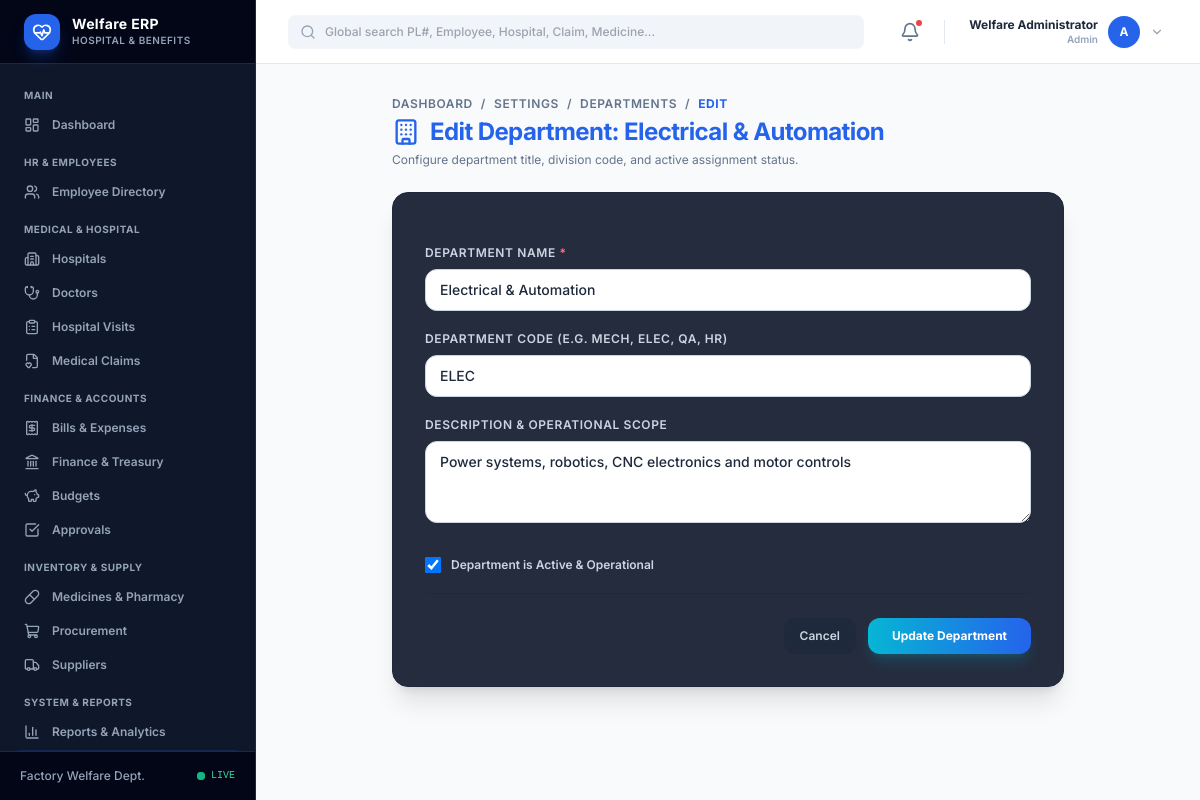
Page /settings/departments/9/edit/ (signed in) on the committed database.
### welfare_app/models.py (models this page shows, shortened)
class UserProfile(models.Model):
    ROLE_CHOICES = [
        ('Admin', 'Admin (Full Access)'),
        ('Welfare Officer', 'Welfare Officer (Claims, Visits, Hospitals, Reports)'),
        ('HR Staff', 'HR Staff (Employees & HR Reports)'),
        ('Finance Officer', 'Finance Officer (Payments, Budgets, Treasury, Bills)'),
        ('Approver', 'Approver (Approvals & Claim Review)'),
        ('Viewer', 'Viewer (Read-only Access)'),
    ]
    user = models.OneToOneField(settings.AUTH_USER_MODEL, on_delete=models.CASCADE, related_name='profile')
    role = models.CharField(max_length=50, choices=ROLE_CHOICES, default='Welfare Officer')
    department = models.ForeignKey(Department, on_delete=models.SET_NULL, null=True, blank=True)
    employee = models.ForeignKey(Employee, on_delete=models.SET_NULL, null=True, blank=True)
    phone = models.CharField(max_length=50, blank=True, null=True)
    avatar = models.ImageField(upload_to='avatars/', blank=True, null=True)
    created_at = models.DateTimeField(auto_now_add=True)
    updated_at = models.DateTimeField(auto_now=True)

class Department(models.Model):
    name = models.CharField(max_length=120, unique=True)
    code = models.CharField(max_length=50, blank=True, null=True)
    description = models.TextField(blank=True, null=True)
    is_active = models.BooleanField(default=True)
    created_at = models.DateTimeField(auto_now_add=True)
    class Meta:
        ordering = ['name']

### welfare_app/views/settings_views.py (the view)
# urls.py: path('settings/departments/<int:pk>/edit/', views.department_update, name='department_update'),
@login_required
def department_update(request, pk):
    dept = get_object_or_404(Department, pk=pk)
    old_values = {'name': dept.name, 'code': dept.code, 'is_active': dept.is_active}
    if request.method == 'POST':
        form = DepartmentForm(request.POST, instance=dept)
        if form.is_valid():
            dept = form.save()
            AuditLog.log(
                user=request.user,
                action='Updated',
                module='Department',
                record_id=str(dept.pk),
                record_repr=f"Department: {dept.name}",
                old_values=old_values,
                new_values={'name': dept.name, 'code': dept.code, 'is_active': dept.is_active},
                ip_address=getattr(request, 'client_ip', None)
            )
            messages.success(request, f"Department '{dept.name}' details updated.")
            return redirect('department_list')
    else:
        form = DepartmentForm(instance=dept)
    return render(request, 'welfare_app/settings/department_form.html', {
        'form': form,
        'department': dept,
        'is_edit': True,
        'active_nav': 'settings',
    })

### welfare_app/templates/welfare_app/settings/department_form.html (shortened to what this page needs)
{% extends "welfare_app/base.html" %}
{% load static %}
{% block content %}
<div class="max-w-2xl mx-auto space-y-6">
  <div>
    <div class="flex items-center gap-2 text-xs font-semibold text-slate-500 uppercase tracking-wider mb-1">
      <a href="{% url 'dashboard' %}" class="hover:text-blue-600 transition-colors">Dashboard</a>
      <span>/</span>
      <a href="{% url 'settings_index' %}" class="hover:text-blue-600 transition-colors">Settings</a>
      <span>/</span>
      <a href="{% url 'department_list' %}" class="hover:text-blue-600 transition-colors">Departments</a>
      <span>/</span>
      <span class="text-blue-600 font-bold">{% if is_edit %}Edit{% else %}Create{% endif %}</span>
    </div>
    <h1 class="text-2xl font-bold text-blue-600 tracking-tight flex items-center gap-2.5">
      <i data-lucide="building" class="w-7 h-7 text-blue-600"></i>
      {% if is_edit %}Edit Department: {{ department.name }}{% else %}Create New Factory Department{% endif %}
    </h1>
    <p class="text-xs text-slate-500 mt-1">Configure department title, division code, and active assignment status.</p>
  </div>
  <div class="bg-slate-900/90 border border-slate-800 rounded-2xl p-6 sm:p-8 shadow-xl">
    <form method="POST" class="space-y-5">
      <div>
        <label class="block text-xs font-semibold text-slate-300 uppercase tracking-wider mb-2">
          Department Name <span class="text-rose-400">*</span>
        </label>
        {{ form.name }}
      </div>
      <div>
        <label class="block text-xs font-semibold text-slate-300 uppercase tracking-wider mb-2">
          Department Code (e.g. MECH, ELEC, QA, HR)
        </label>
        {{ form.code }}
      </div>
      <div>
        <label class="block text-xs font-semibold text-slate-300 uppercase tracking-wider mb-2">
          Description & Operational Scope
        </label>
        {{ form.description }}
      </div>
      <div class="flex items-center gap-3 pt-2">
        <label class="relative flex items-center cursor-pointer">
          {{ form.is_active }}
          <span class="ml-2.5 text-xs font-semibold text-slate-300">Department is Active & Operational</span>
        </label>
      </div>
      <div class="pt-6 border-t border-slate-800 flex items-center justify-end gap-3">
        <a href="{% url 'department_list' %}" class="px-4 py-2.5 rounded-xl bg-slate-800 hover:bg-slate-700 text-slate-300 text-xs font-semibold transition-colors">
          Cancel
        </a>
        <button type="submit" class="px-6 py-2.5 rounded-xl bg-gradient-to-r from-cyan-500 to-blue-600 hover:from-cyan-400 hover:to-blue-500 text-white text-xs font-bold shadow-lg shadow-cyan-500/20 transition-all">
          {% if is_edit %}Update Department{% else %}Create Department{% endif %}
        </button>
      </div>
    </form>
  </div>
</div>
{% endblock %}

### welfare_app/templates/welfare_app/base.html (shortened to what this page needs)
{% load welfare_tags %}
<!DOCTYPE html>
<html lang="en">
<head>
    <script src="https://cdn.tailwindcss.com"></script>
</head>
<body class="bg-slate-50 text-slate-800 antialiased font-sans flex h-screen overflow-hidden" x-data="{ sidebarOpen: false }">
    <aside :class="sidebarOpen ? 'translate-x-0' : '-translate-x-full'"
           class="fixed md:static inset-y-0 left-0 z-50 w-64 bg-slate-900 text-slate-300 flex flex-col justify-between transition-transform duration-300 md:translate-x-0 border-r border-slate-800 flex-shrink-0 h-full">
        <div class="flex flex-col h-full overflow-hidden">
            <a href="{% url 'dashboard' %}" class="flex items-center gap-3 px-6 h-16 bg-slate-950 border-b border-slate-800 hover:bg-slate-900/50 transition">
                <div class="flex items-center justify-center w-9 h-9 rounded-xl bg-blue-600 text-white shadow-lg shadow-blue-600/30">
                    <i data-lucide="heart-pulse" class="w-5 h-5"></i>
                </div>
                <div>
                    <h1 class="font-bold text-white text-sm leading-tight tracking-wide">Welfare ERP</h1>
                    <p class="text-[10px] text-slate-400 font-semibold uppercase tracking-wider">Hospital & Benefits</p>
                </div>
            </a>
            <nav class="flex-1 overflow-y-auto py-3 px-3 space-y-0.5 custom-scrollbar">
                <div class="text-[10px] uppercase tracking-wider text-slate-400 font-bold px-3 pt-3 pb-1">Main</div>
                <a href="{% url 'dashboard' %}" class="flex items-center gap-3 px-3 py-2 rounded-lg transition-colors {% is_active_nav 'dashboard' %}">
                    <i data-lucide="layout-dashboard" class="w-4 h-4"></i>
                    <span class="text-xs font-semibold">Dashboard</span>
                </a>
                <div class="text-[10px] uppercase tracking-wider text-slate-400 font-bold px-3 pt-3 pb-1">HR & Employees</div>
                <a href="{% url 'employee_list' %}" class="flex items-center gap-3 px-3 py-2 rounded-lg transition-colors {% is_active_nav 'employees' %}">
                    <i data-lucide="users" class="w-4 h-4"></i>
                    <span class="text-xs font-semibold">Employee Directory</span>
                </a>
                <div class="text-[10px] uppercase tracking-wider text-slate-400 font-bold px-3 pt-3 pb-1">Medical & Hospital</div>
                <a href="{% url 'hospital_list' %}" class="flex items-center gap-3 px-3 py-2 rounded-lg transition-colors {% is_active_nav 'hospitals' %}">
                    <i data-lucide="building-2" class="w-4 h-4"></i>
                    <span class="text-xs font-semibold">Hospitals</span>
                </a>
                <a href="{% url 'doctor_list' %}" class="flex items-center gap-3 px-3 py-2 rounded-lg transition-colors {% is_active_nav 'doctors' %}">
                    <i data-lucide="stethoscope" class="w-4 h-4"></i>
                    <span class="text-xs font-semibold">Doctors</span>
                </a>
                <a href="{% url 'visit_list' %}" class="flex items-center gap-3 px-3 py-2 rounded-lg transition-colors {% is_active_nav 'visits' %}">
                    <i data-lucide="clipboard-list" class="w-4 h-4"></i>
                    <span class="text-xs font-semibold">Hospital Visits</span>
                </a>
                <a href="{% url 'claim_list' %}" class="flex items-center gap-3 px-3 py-2 rounded-lg transition-colors {% is_active_nav 'claims' %}">
                    <i data-lucide="file-heart" class="w-4 h-4"></i>
                    <span class="text-xs font-semibold">Medical Claims</span>
                </a>
                <div class="text-[10px] uppercase tracking-wider text-slate-400 font-bold px-3 pt-3 pb-1">Finance & Accounts</div>
                <a href="{% url 'bill_list' %}" class="flex items-center gap-3 px-3 py-2 rounded-lg transition-colors {% is_active_nav 'bills_expenses' %}">
                    <i data-lucide="receipt" class="w-4 h-4"></i>
                    <span class="text-xs font-semibold">Bills & Expenses</span>
                </a>
                <a href="{% url 'finance_dashboard' %}" class="flex items-center gap-3 px-3 py-2 rounded-lg transition-colors {% is_active_nav 'finance' %}">
                    <i data-lucide="landmark" class="w-4 h-4"></i>
                    <span class="text-xs font-semibold">Finance & Treasury</span>
                </a>
                <a href="{% url 'budget_list' %}" class="flex items-center gap-3 px-3 py-2 rounded-lg transition-colors {% is_active_nav 'budgets' %}">
                    <i data-lucide="piggy-bank" class="w-4 h-4"></i>
                    <span class="text-xs font-semibold">Budgets</span>
                </a>
                <a href="{% url 'approval_list' %}" class="flex items-center gap-3 px-3 py-2 rounded-lg transition-colors {% is_active_nav 'approvals' %}">
                    <i data-lucide="check-square" class="w-4 h-4"></i>
                    <span class="text-xs font-semibold">Approvals</span>
                </a>
                <div class="text-[10px] uppercase tracking-wider text-slate-400 font-bold px-3 pt-3 pb-1">Inventory & Supply</div>
                <a href="{% url 'medicine_list' %}" class="flex items-center gap-3 px-3 py-2 rounded-lg transition-colors {% is_active_nav 'medicines' %}">
                    <i data-lucide="pill" class="w-4 h-4"></i>
                    <span class="text-xs font-semibold">Medicines & Pharmacy</span>
                </a>
                <a href="{% url 'purchase_request_list' %}" class="flex items-center gap-3 px-3 py-2 rounded-lg transition-colors {% is_active_nav 'procurement' %}">
                    <i data-lucide="shopping-cart" class="w-4 h-4"></i>
                    <span class="text-xs font-semibold">Procurement</span>
                </a>
                <a href="{% url 'supplier_list' %}" class="flex items-center gap-3 px-3 py-2 rounded-lg transition-colors {% is_active_nav 'suppliers' %}">
                    <i data-lucide="truck" class="w-4 h-4"></i>
                    <span class="text-xs font-semibold">Suppliers</span>
                </a>
                <div class="text-[10px] uppercase tracking-wider text-slate-400 font-bold px-3 pt-3 pb-1">System & Reports</div>
                <a href="{% url 'report_index' %}" class="flex items-center gap-3 px-3 py-2 rounded-lg transition-colors {% is_active_nav 'reports' %}">
                    <i data-lucide="bar-chart-3" class="w-4 h-4"></i>
                    <span class="text-xs font-semibold">Reports & Analytics</span>
                </a>
                <a href="{% url 'settings_index' %}" class="flex items-center gap-3 px-3 py-2 rounded-lg transition-colors {% is_active_nav 'settings' %}">
                </a>
            </nav>
        </div>
        <div class="p-3 bg-slate-950 border-t border-slate-800">
            <div class="flex items-center justify-between text-xs font-medium text-slate-400 px-2 py-1">
                <span>Factory Welfare Dept.</span>
                <div class="flex items-center gap-1.5" title="ERP Live & Connected">
                    <span class="relative flex w-2 h-2">
                        <span class="relative inline-flex rounded-full w-2 h-2 bg-emerald-500"></span>
                    </span>
                    <span class="text-[10px] text-emerald-400 font-mono">LIVE</span>
                </div>
            </div>
        </div>
    </aside>
    <div class="flex-1 flex flex-col h-full overflow-hidden min-w-0">
        <header class="h-16 bg-white border-b border-slate-200 flex items-center justify-between px-4 sm:px-8 z-20 flex-shrink-0">
            <div class="flex items-center gap-4 flex-1 max-w-xl">
                <form action="{% url 'global_search' %}" method="GET" class="relative w-full">
                    <i data-lucide="search" class="w-4 h-4 absolute left-3 top-1/2 -translate-y-1/2 text-slate-400"></i>
                    <input type="text" name="q" value="{{ request.GET.q|default:'' }}"
                           placeholder="Global search PL#, Employee, Hospital, Claim, Medicine..."
                           class="w-full pl-9 pr-4 py-2 bg-slate-100 border border-transparent rounded-lg text-xs font-medium focus:outline-none focus:bg-white focus:border-blue-500 focus:ring-2 focus:ring-blue-100 transition-all">
                </form>
            </div>
            <div class="flex items-center gap-3">
                <a href="{% url 'notification_list' %}" class="relative p-2 rounded-lg text-slate-500 hover:bg-slate-100 transition-colors">
                    <i data-lucide="bell" class="w-5 h-5"></i>
                    {% if unread_notifications_count %}
                    <span class="absolute top-1 right-1 w-2.5 h-2.5 rounded-full bg-red-500 border-2 border-white"></span>
                    {% endif %}
                </a>
                <div x-data="{ open: false }" class="relative">
                    <button @click="open = !open" @click.outside="open = false"
                            class="flex items-center gap-2.5 pl-2 pr-1 py-1 rounded-lg hover:bg-slate-100 transition-colors">
                        <div class="text-right hidden sm:block">
                            <div class="text-xs font-bold text-slate-800 leading-tight">{{ request.user.get_full_name|default:request.user.username }}</div>
                            <div class="text-[10px] text-slate-400 font-semibold">{{ user_role|default:'Administrator' }}</div>
                        </div>
                        <div class="w-8 h-8 rounded-full bg-blue-600 text-white flex items-center justify-center font-bold text-xs shadow-sm">
                            {{ request.user.username|make_list|first|upper }}
                        </div>
                        <i data-lucide="chevron-down" class="w-3.5 h-3.5 text-slate-400"></i>
                    </button>
                </div>
            </div>
        </header>
        <main class="flex-1 overflow-y-auto p-4 sm:p-8 bg-slate-50">
            {% block content %}{% endblock %}
        </main>
    </div>
</body>
</html>

### rows in the picture
UserProfile: role "Admin"
Department: name "Electrical & Automation", code "ELEC", description "Power systems, robotics, CNC electronics and motor controls", is_active "☑"

### other values in the picture
{{ request.user.get_full_name|default:request.user.username }} "Welfare Administrator"
{{ request.user.username|make_list|first|upper }} "A"
